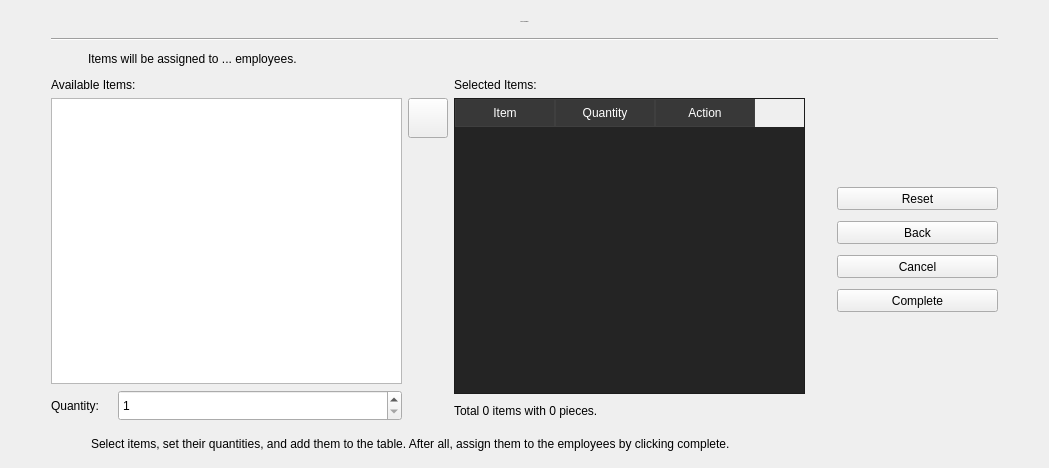
      <widget class="QWidget" name="page_item_assignment">
       <layout class="QGridLayout" name="gridLayout_12">
        <item row="3" column="4">
         <spacer name="horizontalSpacer_50">
          <property name="orientation">
           <enum>Qt::Horizontal</enum>
          </property>
          <property name="sizeType">
           <enum>QSizePolicy::Expanding</enum>
          </property>
          <property name="sizeHint" stdset="0">
           <size>
            <width>20</width>
            <height>20</height>
           </size>
          </property>
         </spacer>
        </item>
        <item row="1" column="1" colspan="5">
         <widget class="Line" name="line_7">
          <property name="minimumSize">
           <size>
            <width>550</width>
            <height>0</height>
           </size>
          </property>
          <property name="orientation">
           <enum>Qt::Horizontal</enum>
          </property>
         </widget>
        </item>
        <item row="3" column="1">
         <layout class="QVBoxLayout" name="verticalLayout_7">
          <item>
           <widget class="QLabel" name="label_4">
            <property name="text">
             <string>Available Items:</string>
            </property>
           </widget>
          </item>
          <item>
           <widget class="QListWidget" name="listWidget_item_assignment">
            <property name="minimumSize">
             <size>
              <width>351</width>
              <height>286</height>
             </size>
            </property>
            <property name="maximumSize">
             <size>
              <width>351</width>
              <height>16777215</height>
             </size>
            </property>
           </widget>
          </item>
          <item>
           <layout class="QHBoxLayout" name="horizontalLayout_7">
            <item>
             <widget class="QLabel" name="lbl_item_assignment_quantity">
              <property name="minimumSize">
               <size>
                <width>61</width>
                <height>21</height>
               </size>
              </property>
              <property name="maximumSize">
               <size>
                <width>61</width>
                <height>21</height>
               </size>
              </property>
              <property name="text">
               <string>Quantity:</string>
              </property>
             </widget>
            </item>
            <item>
             <widget class="QSpinBox" name="spinBox_item_assignment_quantity">
              <property name="minimumSize">
               <size>
                <width>101</width>
                <height>31</height>
               </size>
              </property>
              <property name="maximumSize">
               <size>
                <width>16777215</width>
                <height>31</height>
               </size>
              </property>
              <property name="minimum">
               <number>1</number>
              </property>
              <property name="maximum">
               <number>100000</number>
              </property>
             </widget>
            </item>
           </layout>
          </item>
         </layout>
        </item>
        <item row="3" column="2">
         <layout class="QVBoxLayout" name="verticalLayout_13">
          <item>
           <spacer name="verticalSpacer_66">
            <property name="orientation">
             <enum>Qt::Vertical</enum>
            </property>
            <property name="sizeType">
             <enum>QSizePolicy::Fixed</enum>
            </property>
            <property name="sizeHint" stdset="0">
             <size>
              <width>20</width>
              <height>20</height>
             </size>
            </property>
           </spacer>
          </item>
          <item>
           <widget class="QPushButton" name="btn_item_assignment_add">
            <property name="minimumSize">
             <size>
              <width>40</width>
              <height>40</height>
             </size>
            </property>
            <property name="maximumSize">
             <size>
              <width>40</width>
              <height>40</height>
             </size>
            </property>
            <property name="text">
             <string/>
            </property>
            <property name="icon">
             <iconset resource="../icons_source.qrc">
              <normaloff>:/newSource/icons/right_arrow_3.png</normaloff>:/newSource/icons/right_arrow_3.png</iconset>
            </property>
            <property name="iconSize">
             <size>
              <width>24</width>
              <height>24</height>
             </size>
            </property>
           </widget>
          </item>
          <item>
           <spacer name="verticalSpacer_65">
            <property name="orientation">
             <enum>Qt::Vertical</enum>
            </property>
            <property name="sizeHint" stdset="0">
             <size>
              <width>20</width>
              <height>40</height>
             </size>
            </property>
           </spacer>
          </item>
         </layout>
        </item>
        <item row="2" column="1" colspan="3">
         <layout class="QHBoxLayout" name="horizontalLayout_46">
          <property name="leftMargin">
           <number>6</number>
          </property>
          <item>
           <widget class="QLabel" name="lbl_item_assignment_info_icon">
            <property name="minimumSize">
             <size>
              <width>25</width>
              <height>25</height>
             </size>
            </property>
            <property name="maximumSize">
             <size>
              <width>25</width>
              <height>25</height>
             </size>
            </property>
            <property name="text">
             <string/>
            </property>
            <property name="pixmap">
             <pixmap resource="../icons_source.qrc">:/newSource/icons/info.png</pixmap>
            </property>
            <property name="scaledContents">
             <bool>true</bool>
            </property>
           </widget>
          </item>
          <item>
           <widget class="QLabel" name="lbl_item_assignment_info">
            <property name="minimumSize">
             <size>
              <width>508</width>
              <height>16</height>
             </size>
            </property>
            <property name="maximumSize">
             <size>
              <width>16777215</width>
              <height>16</height>
             </size>
            </property>
            <property name="text">
             <string>Items will be assigned to ... employees.</string>
            </property>
            <property name="wordWrap">
             <bool>true</bool>
            </property>
           </widget>
          </item>
         </layout>
        </item>
        <item row="3" column="5">
         <layout class="QVBoxLayout" name="verticalLayout_12">
          <item>
           <spacer name="verticalSpacer_62">
            <property name="orientation">
             <enum>Qt::Vertical</enum>
            </property>
            <property name="sizeHint" stdset="0">
             <size>
              <width>20</width>
              <height>40</height>
             </size>
            </property>
           </spacer>
          </item>
          <item>
           <widget class="QPushButton" name="btn_item_assignment_reset">
            <property name="minimumSize">
             <size>
              <width>161</width>
              <height>23</height>
             </size>
            </property>
            <property name="maximumSize">
             <size>
              <width>160</width>
              <height>23</height>
             </size>
            </property>
            <property name="text">
             <string>Reset</string>
            </property>
            <property name="icon">
             <iconset resource="../icons_source.qrc">
              <normaloff>:/newSource/icons/reset.png</normaloff>:/newSource/icons/reset.png</iconset>
            </property>
           </widget>
          </item>
          <item>
           <spacer name="verticalSpacer_60">
            <property name="orientation">
             <enum>Qt::Vertical</enum>
            </property>
            <property name="sizeType">
             <enum>QSizePolicy::Fixed</enum>
            </property>
            <property name="sizeHint" stdset="0">
             <size>
              <width>20</width>
              <height>5</height>
             </size>
            </property>
           </spacer>
          </item>
          <item>
           <widget class="QPushButton" name="btn_item_assignment_back">
            <property name="minimumSize">
             <size>
              <width>161</width>
              <height>23</height>
             </size>
            </property>
            <property name="maximumSize">
             <size>
              <width>160</width>
              <height>23</height>
             </size>
            </property>
            <property name="text">
             <string>Back</string>
            </property>
            <property name="icon">
             <iconset resource="../icons_source.qrc">
              <normaloff>:/newSource/icons/back.png</normaloff>:/newSource/icons/back.png</iconset>
            </property>
           </widget>
          </item>
          <item>
           <spacer name="verticalSpacer_61">
            <property name="orientation">
             <enum>Qt::Vertical</enum>
            </property>
            <property name="sizeType">
             <enum>QSizePolicy::Fixed</enum>
            </property>
            <property name="sizeHint" stdset="0">
             <size>
              <width>20</width>
              <height>5</height>
             </size>
            </property>
           </spacer>
          </item>
          <item>
           <widget class="QPushButton" name="btn_item_assignment_cancel">
            <property name="minimumSize">
             <size>
              <width>161</width>
              <height>23</height>
             </size>
            </property>
            <property name="maximumSize">
             <size>
              <width>160</width>
              <height>23</height>
             </size>
            </property>
            <property name="text">
             <string>Cancel</string>
            </property>
            <property name="icon">
             <iconset resource="../icons_source.qrc">
              <normaloff>:/newSource/icons/cancel.png</normaloff>:/newSource/icons/cancel.png</iconset>
            </property>
           </widget>
          </item>
          <item>
           <spacer name="verticalSpacer_64">
            <property name="orientation">
             <enum>Qt::Vertical</enum>
            </property>
            <property name="sizeType">
             <enum>QSizePolicy::Fixed</enum>
            </property>
            <property name="sizeHint" stdset="0">
             <size>
              <width>20</width>
              <height>5</height>
             </size>
            </property>
           </spacer>
          </item>
          <item>
           <widget class="QPushButton" name="btn_item_assignment_complete">
            <property name="minimumSize">
             <size>
              <width>161</width>
              <height>23</height>
             </size>
            </property>
            <property name="maximumSize">
             <size>
              <width>160</width>
              <height>23</height>
             </size>
            </property>
            <property name="text">
             <string>Complete</string>
            </property>
            <property name="icon">
             <iconset resource="../icons_source.qrc">
              <normaloff>:/newSource/icons/complete.png</normaloff>:/newSource/icons/complete.png</iconset>
            </property>
           </widget>
          </item>
          <item>
           <spacer name="verticalSpacer_63">
            <property name="orientation">
             <enum>Qt::Vertical</enum>
            </property>
            <property name="sizeHint" stdset="0">
             <size>
              <width>20</width>
              <height>40</height>
             </size>
            </property>
           </spacer>
          </item>
         </layout>
        </item>
        <item row="4" column="1" colspan="5">
         <widget class="QWidget" name="widget_item_assignment_hint_1_container" native="true">
          <property name="minimumSize">
           <size>
            <width>558</width>
            <height>30</height>
           </size>
          </property>
          <property name="maximumSize">
           <size>
            <width>16777215</width>
            <height>30</height>
           </size>
          </property>
          <layout class="QHBoxLayout" name="horizontalLayout_62">
           <property name="leftMargin">
            <number>9</number>
           </property>
           <property name="topMargin">
            <number>4</number>
           </property>
           <property name="rightMargin">
            <number>9</number>
           </property>
           <property name="bottomMargin">
            <number>0</number>
           </property>
           <item>
            <widget class="QLabel" name="lbl_item_assignment_hint_1_icon">
             <property name="minimumSize">
              <size>
               <width>25</width>
               <height>25</height>
              </size>
             </property>
             <property name="maximumSize">
              <size>
               <width>25</width>
               <height>25</height>
              </size>
             </property>
             <property name="text">
              <string/>
             </property>
             <property name="pixmap">
              <pixmap resource="../icons_source.qrc">:/newSource/icons/hint_icon.png</pixmap>
             </property>
             <property name="scaledContents">
              <bool>true</bool>
             </property>
            </widget>
           </item>
           <item>
            <widget class="QLabel" name="lbl_item_assignment_hint">
             <property name="minimumSize">
              <size>
               <width>450</width>
               <height>16</height>
              </size>
             </property>
             <property name="maximumSize">
              <size>
               <width>16777215</width>
               <height>16</height>
              </size>
             </property>
             <property name="text">
              <string>Select items, set their quantities, and add them to the table. After all, assign them to the employees by clicking complete.</string>
             </property>
            </widget>
           </item>
          </layout>
         </widget>
        </item>
        <item row="3" column="3">
         <layout class="QVBoxLayout" name="verticalLayout_14">
          <item>
           <widget class="QLabel" name="label_5">
            <property name="text">
             <string>Selected Items:</string>
            </property>
           </widget>
          </item>
          <item>
           <widget class="QTableWidget" name="tableWidget_item_assignment">
            <property name="minimumSize">
             <size>
              <width>351</width>
              <height>292</height>
             </size>
            </property>
            <property name="maximumSize">
             <size>
              <width>351</width>
              <height>16777215</height>
             </size>
            </property>
            <property name="styleSheet">
             <string notr="true">QTableWidget {
	background-color: #242424;
	color: #f0f0f0;
	gridline-color: #3f3f3f;
}
                                 
QHeaderView::section {
	background-color: #383838;
	color: #ffffff;
	padding: 4px;
	border: 1px solid #3f3f3f;
}
                                 
QTableWidget QTableCornerButton::section {
	background-color: transparent;
	border: none;
}

QTableWidget::item {
	border: 0px solid #3f3f3f;
}
                                 
QTableWidget::item:selected {
	background-color: #be8af9;
	color: #000000;
}

QScrollBar:vertical {
	border: 2px solid #999999;
	background: #242424;
	width: 10px;
	margin: 0px;
}

QScrollBar::handle:vertical {
	background: #f0f0f0;
	min-height: 20px;
}

QScrollBar::add-line:vertical {
	border: 2px solid #999999;
	background: none;
	height: 0px;
	subcontrol-position: bottom;
	subcontrol-origin: margin;
}

QScrollBar::sub-line:vertical {
	border: 2px solid #999999;
	background: none;
	height: 0px;
	subcontrol-position: top;
	subcontrol-origin: margin;
}

QScrollBar::up-arrow:vertical, QScrollBar::down-arrow:vertical {
	border: none;
	background: none;
}

QScrollBar::add-page:vertical, QScrollBar::sub-page:vertical {
	background: none;
}</string>
            </property>
            <column>
             <property name="text">
              <string>Item</string>
             </property>
            </column>
            <column>
             <property name="text">
              <string>Quantity</string>
             </property>
            </column>
            <column>
             <property name="text">
              <string>Action</string>
             </property>
            </column>
           </widget>
          </item>
          <item>
           <widget class="QLabel" name="lbl_item_assignment_overall">
            <property name="minimumSize">
             <size>
              <width>330</width>
              <height>21</height>
             </size>
            </property>
            <property name="maximumSize">
             <size>
              <width>16777215</width>
              <height>21</height>
             </size>
            </property>
            <property name="text">
             <string>Total 0 items with 0 pieces.</string>
            </property>
           </widget>
          </item>
         </layout>
        </item>
        <item row="0" column="1" colspan="5">
         <widget class="QLabel" name="lbl_item_assignment_header">
          <property name="minimumSize">
           <size>
            <width>541</width>
            <height>21</height>
           </size>
          </property>
          <property name="maximumSize">
           <size>
            <width>16777215</width>
            <height>21</height>
           </size>
          </property>
          <property name="font">
           <font>
            <family>Segoe Print</family>
            <pointsize>-1</pointsize>
            <weight>50</weight>
            <italic>false</italic>
            <bold>false</bold>
           </font>
          </property>
          <property name="text">
           <string>Item Assignment</string>
          </property>
          <property name="alignment">
           <set>Qt::AlignCenter</set>
          </property>
         </widget>
        </item>
        <item row="3" column="0">
         <spacer name="horizontalSpacer_51">
          <property name="orientation">
           <enum>Qt::Horizontal</enum>
          </property>
          <property name="sizeHint" stdset="0">
           <size>
            <width>40</width>
            <height>20</height>
           </size>
          </property>
         </spacer>
        </item>
        <item row="3" column="6">
         <spacer name="horizontalSpacer_52">
          <property name="orientation">
           <enum>Qt::Horizontal</enum>
          </property>
          <property name="sizeHint" stdset="0">
           <size>
            <width>40</width>
            <height>20</height>
           </size>
          </property>
         </spacer>
        </item>
       </layout>
      </widget>
